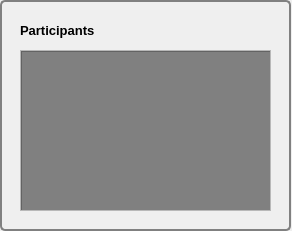
<?xml version="1.0" encoding="UTF-8"?>
<ui version="4.0">
 <class>Participants</class>
 <widget class="QWidget" name="Participants">
  <property name="geometry">
   <rect>
    <x>0</x>
    <y>0</y>
    <width>292</width>
    <height>231</height>
   </rect>
  </property>
  <property name="windowTitle">
   <string>Participants List</string>
  </property>
  <widget class="QGroupBox" name="groupBox">
   <property name="geometry">
    <rect>
     <x>0</x>
     <y>0</y>
     <width>291</width>
     <height>231</height>
    </rect>
   </property>
   <property name="font">
    <font>
     <pointsize>12</pointsize>
    </font>
   </property>
   <property name="styleSheet">
    <string notr="true">QGroupBox {
     background-color: qlineargradient(x1: 0, y1: 0, x2: 0, y2: 1,
                                       stop: 0 #E0E0E0, stop: 1 #FFFFFF);
     border: 2px solid gray;
     border-radius: 5px;
     margin-top: 1ex; /* leave space at the top for the title */
 }

 QGroupBox::title {
     subcontrol-origin: margin;
     subcontrol-position: top left; /* position at the top center */
     padding: 0 3px;
     }</string>
   </property>
   <property name="title">
    <string/>
   </property>
   <widget class="QLabel" name="label">
    <property name="geometry">
     <rect>
      <x>20</x>
      <y>20</y>
      <width>131</width>
      <height>21</height>
     </rect>
    </property>
    <property name="font">
     <font>
      <pointsize>10</pointsize>
      <weight>75</weight>
      <bold>true</bold>
     </font>
    </property>
    <property name="text">
     <string>Participants</string>
    </property>
   </widget>
   <widget class="QScrollArea" name="scrollArea">
    <property name="geometry">
     <rect>
      <x>20</x>
      <y>50</y>
      <width>251</width>
      <height>161</height>
     </rect>
    </property>
    <property name="widgetResizable">
     <bool>true</bool>
    </property>
    <widget class="QWidget" name="scrollAreaWidgetContents">
     <property name="geometry">
      <rect>
       <x>0</x>
       <y>0</y>
       <width>249</width>
       <height>159</height>
      </rect>
     </property>
     <widget class="QTableWidget" name="plTableWidget">
      <property name="geometry">
       <rect>
        <x>0</x>
        <y>0</y>
        <width>251</width>
        <height>161</height>
       </rect>
      </property>
      <property name="styleSheet">
       <string notr="true">QTableWidget{
	background: grey;
	color: white;
}</string>
      </property>
      <property name="editTriggers">
       <set>QAbstractItemView::NoEditTriggers</set>
      </property>
      <property name="selectionMode">
       <enum>QAbstractItemView::NoSelection</enum>
      </property>
      <property name="selectionBehavior">
       <enum>QAbstractItemView::SelectRows</enum>
      </property>
      <property name="columnCount">
       <number>2</number>
      </property>
      <attribute name="horizontalHeaderVisible">
       <bool>false</bool>
      </attribute>
      <attribute name="verticalHeaderVisible">
       <bool>false</bool>
      </attribute>
      <attribute name="verticalHeaderVisible">
       <bool>false</bool>
      </attribute>
      <attribute name="horizontalHeaderVisible">
       <bool>false</bool>
      </attribute>
      <column>
       <property name="text">
        <string>Participants</string>
       </property>
      </column>
      <column>
       <property name="text">
        <string>Mute</string>
       </property>
      </column>
     </widget>
    </widget>
   </widget>
  </widget>
 </widget>
 <resources/>
 <connections/>
</ui>
